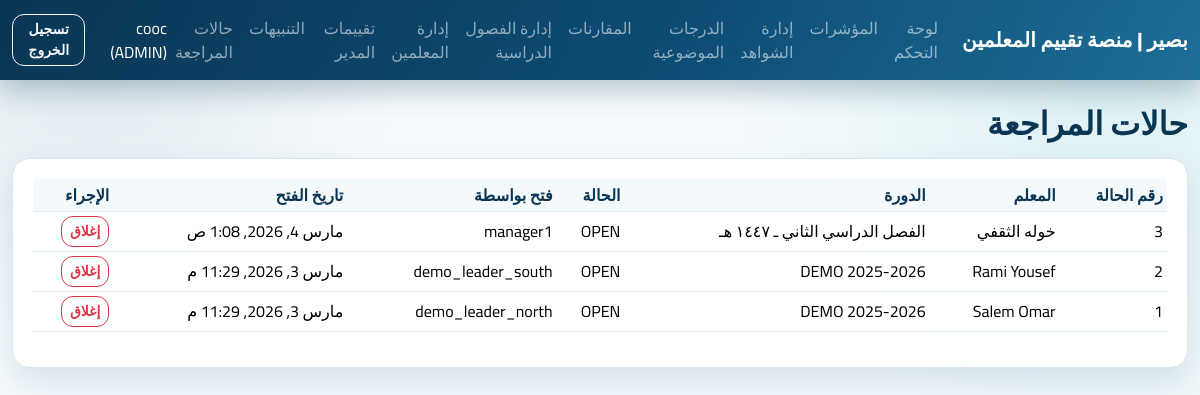
The page /cases/ (signed in) on the database its author committed.
### apps/accounts/models.py (models this page shows)
class User(AbstractUser):
    class Role(models.TextChoices):
        TEACHER = "TEACHER", "Teacher"
        LEADER = "LEADER", "Leader"
        ADMIN = "ADMIN", "Admin"
    role = models.CharField(max_length=16, choices=Role.choices, default=Role.TEACHER)
    school = models.ForeignKey("schools.School", null=True, blank=True, on_delete=models.SET_NULL)
    class Meta:
        indexes = [models.Index(fields=["role", "school"])]

### apps/flags_cases/models.py (models this page shows)
class Case(models.Model):
    class Status(models.TextChoices):
        OPEN = "OPEN", "Open"
        IN_REVIEW = "IN_REVIEW", "In Review"
        CLOSED = "CLOSED", "Closed"
    teacher = models.ForeignKey("teachers.Teacher", on_delete=models.CASCADE, related_name="cases")
    cycle = models.ForeignKey("cycles.EvaluationCycle", on_delete=models.CASCADE, related_name="cases")
    status = models.CharField(max_length=16, choices=Status.choices, default=Status.OPEN)
    opened_by = models.ForeignKey("accounts.User", on_delete=models.PROTECT, related_name="cases_opened")
    decision_note = models.TextField(blank=True, default="")
    closed_by = models.ForeignKey(
        "accounts.User", null=True, blank=True, on_delete=models.PROTECT, related_name="cases_closed"
    )
    closed_at = models.DateTimeField(null=True, blank=True)
    opened_at = models.DateTimeField(auto_now_add=True)
    class Meta:
        indexes = [models.Index(fields=["status", "opened_at"])]

### apps/teachers/models.py (models this page shows)
class Teacher(models.Model):
    user = models.OneToOneField("accounts.User", on_delete=models.CASCADE, related_name="teacher_profile")
    school = models.ForeignKey("schools.School", on_delete=models.PROTECT, related_name="teachers")
    employee_id = models.CharField(max_length=50, unique=True)
    is_active = models.BooleanField(default=True)
    created_at = models.DateTimeField(auto_now_add=True)
    class Meta:
        indexes = [models.Index(fields=["school", "employee_id"])]
    def __str__(self) -> str:
        return self.user.get_full_name() or self.user.username

### apps/cycles/models.py (models this page shows, shortened)
class EvaluationCycle(models.Model):
    school = models.ForeignKey("schools.School", on_delete=models.CASCADE, related_name="cycles")
    name = models.CharField(max_length=100)
    start_date = models.DateField()
    end_date = models.DateField()
    is_active = models.BooleanField(default=True)
    created_at = models.DateTimeField(auto_now_add=True)
    class Meta:
        constraints = [
            models.UniqueConstraint(fields=["school", "name"], name="uq_cycle_school_name"),
            models.CheckConstraint(check=models.Q(end_date__gte=models.F("start_date")), name="ck_cycle_dates_order"),
        ]
        indexes = [models.Index(fields=["school", "is_active"])]

### apps/ui/views.py (the view)
# urls.py: path("cases/", views.cases_page, name="cases"),
@login_required
def cases_page(request: HttpRequest) -> HttpResponse:
    if not _require_roles(request.user, [User.Role.LEADER, User.Role.ADMIN]):
        messages.error(request, "عرض الحالات متاح فقط للقادة أو المديرين.")
        return redirect("ui:dashboard")
    cases = (
        _by_role_queryset(request.user, Case)
        .select_related("teacher", "teacher__user", "cycle", "opened_by", "closed_by")
        .order_by("-opened_at")
    )
    return render(request, "ui/cases.html", {"cases": cases})

### apps/ui/views.py (called while the page is built)
def _by_role_queryset(user: User, model, teacher_lookup: str = "teacher"):
    qs = model.objects.all()
    if user.role == User.Role.ADMIN:
        return qs
    if user.role == User.Role.LEADER:
        return qs.filter(**{f"{teacher_lookup}__school": user.school})
    return qs.filter(**{f"{teacher_lookup}__user": user})

def _require_roles(user: User, allowed: list[str]) -> bool:
    return user.is_authenticated and user.role in allowed

### apps/ui/templates/ui/cases.html (shortened to what this page needs)
{% extends "ui/base.html" %}
{% block content %}
<h2 class="mb-3">حالات المراجعة</h2>
<div class="card">
  <div class="card-body">
    <div class="table-responsive">
      <table class="table table-sm align-middle">
        <thead><tr><th>رقم الحالة</th><th>المعلم</th><th>الدورة</th><th>الحالة</th><th>فتح بواسطة</th><th>تاريخ الفتح</th><th>الإجراء</th></tr></thead>
        <tbody>
        {% for c in cases %}
          <tr>
            <td>{{ c.id }}</td>
            <td>{{ c.teacher }}</td>
            <td>{{ c.cycle.name }}</td>
            <td>{{ c.status }}</td>
            <td>{{ c.opened_by.username }}</td>
            <td>{{ c.opened_at }}</td>
            <td>
              {% if c.status != 'CLOSED' %}
                <a class="btn btn-outline-danger btn-sm" href="{% url 'ui:case-close' c.id %}">إغلاق</a>
              {% else %}
                <span class="text-muted">مغلقة</span>
              {% endif %}
            </td>
          </tr>
        {% empty %}
          <tr><td colspan="7" class="text-muted">لا توجد حالات.</td></tr>
        {% endfor %}
        </tbody>
      </table>
    </div>
  </div>
</div>
{% endblock %}

### apps/ui/templates/ui/base.html (shortened to what this page needs)
<!doctype html>
<html lang="ar" dir="rtl">
<head>
  <link href="https://cdn.jsdelivr.net/npm/bootstrap@5.3.3/dist/css/bootstrap.rtl.min.css" rel="stylesheet">
</head>
<body>
  <nav class="navbar navbar-expand-lg navbar-dark">
    <div class="container-fluid">
      <a class="navbar-brand" href="{% url 'ui:dashboard' %}">بصير | منصة تقييم المعلمين</a>
      <div class="collapse navbar-collapse show">
        <ul class="navbar-nav me-auto mb-2 mb-lg-0">
          <li class="nav-item"><a class="nav-link" href="{% url 'ui:dashboard' %}">لوحة التحكم</a></li>
          <li class="nav-item"><a class="nav-link" href="{% url 'ui:metrics' %}">المؤشرات</a></li>
          {% if request.user.role == 'LEADER' or request.user.role == 'ADMIN' %}
            <li class="nav-item"><a class="nav-link" href="{% url 'ui:evidences-admin' %}">إدارة الشواهد</a></li>
          {% endif %}
          <li class="nav-item"><a class="nav-link" href="{% url 'ui:objective-scores' %}">الدرجات الموضوعية</a></li>
          <li class="nav-item"><a class="nav-link" href="{% url 'ui:comparisons' %}">المقارنات</a></li>
          {% if request.user.role == 'LEADER' or request.user.role == 'ADMIN' %}
            <li class="nav-item"><a class="nav-link" href="{% url 'ui:semesters-manage' %}">إدارة الفصول الدراسية</a></li>
            <li class="nav-item"><a class="nav-link" href="{% url 'ui:teachers-manage' %}">إدارة المعلمين</a></li>
            <li class="nav-item"><a class="nav-link" href="{% url 'ui:evaluations' %}">تقييمات المدير</a></li>
            <li class="nav-item"><a class="nav-link" href="{% url 'ui:flags' %}">التنبيهات</a></li>
            <li class="nav-item"><a class="nav-link" href="{% url 'ui:cases' %}">حالات المراجعة</a></li>
          {% endif %}
        </ul>
        <span class="navbar-text text-white me-3">
          {{ request.user.username }} ({{ request.user.role }})
        </span>
        <form action="{% url 'ui:logout' %}" method="post">
          <button class="btn btn-outline-light btn-sm" type="submit">تسجيل الخروج</button>
        </form>
      </div>
    </div>
  </nav>
  <main class="container my-4">
    {% block content %}{% endblock %}
  </main>
</body>
</html>

### apps/ui/templates/ui/base.html (style rules this page uses)
:root { --brand-navy: #0d4b73; --brand-navy-deep: #0a3654; --brand-teal: #2aa7b0; --brand-teal-soft: #66cbd0; --ink: #163d56; --ink-soft: #5f7a8d; --surface: #ffffff; --surface-soft: #f4f9fb; --line: #d7e6ee; --shadow: 0 14px 32px rgba(13, 75, 115, 0.12); }
body { font-family: "Cairo", sans-serif; color: var(--ink); background: radial-gradient(circle at 92% 8%, rgba(42, 167, 176, 0.13), transparent 30%), radial-gradient(circle at 8% 4%, rgba(13, 75, 115, 0.1), transparent 24%), linear-gradient(180deg, #f9fcfd 0%, #eef5f9 100%); min-height: 100vh; }
h1, h2, h3, h4, h5, h6 { font-weight: 700; color: var(--brand-navy-deep); }
.navbar { background: linear-gradient(120deg, var(--brand-navy-deep), var(--brand-navy) 55%, #1d6e97); box-shadow: 0 10px 28px rgba(10, 54, 84, 0.28); }
.navbar-brand { font-weight: 800; letter-spacing: 0.2px; }
.navbar-nav .nav-link { border-radius: 10px; padding-inline: 10px; transition: background-color 0.2s ease, color 0.2s ease; }
main.container { max-width: 1280px; }
.card { border: 1px solid var(--line); border-radius: 18px; box-shadow: var(--shadow); background: rgba(255, 255, 255, 0.94); backdrop-filter: blur(2px); }
.card .card-body { padding: 1.2rem 1.25rem; }
.table { --bs-table-bg: transparent; --bs-table-border-color: #e2edf3; color: var(--ink); }
.table thead th { background: var(--surface-soft); color: var(--brand-navy-deep); border-bottom-width: 1px; font-weight: 700; }
.btn { border-radius: 12px; font-weight: 700; box-shadow: none; }

### rows shown on the page
User: user.username "cooc", user.role "ADMIN"
Case: id "3", teacher "خوله الثقفي", cycle.name "الفصل الدراسي الثاني ـ ١٤٤٧ هـ", status "OPEN", opened_by.username "manager1", opened_at "مارس 4, 2026, 1:08 ص", shows "إغلاق"
Case: id "2", teacher "Rami Yousef", cycle.name "DEMO 2025-2026", status "OPEN", opened_by.username "demo_leader_south", opened_at "مارس 3, 2026, 11:29 م", shows "إغلاق"
Case: id "1", teacher "Salem Omar", cycle.name "DEMO 2025-2026", status "OPEN", opened_by.username "demo_leader_north", opened_at "مارس 3, 2026, 11:29 م", shows "إغلاق"
